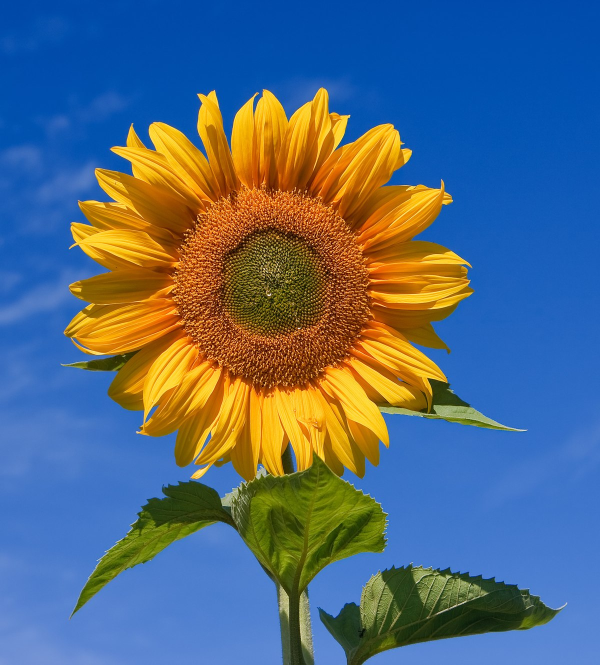
#> input picture Sunflower.jpg, 1200 x 1329 px (shown at 1/2 size)
$ jupyter execute --allow-errors 'C181208 IPLab 12.ipynb'   (older library calls are emulated)
#> lines starting #> are read from the running program, lines starting #| are printed output that depends on the picture; after the words box and inside, x2 and y2 are one past the last pixel; in counts of white or black regions, pixels touching at a corner belong together
# 1. (Freeman) Chain code

[cell 1]
import numpy as np
import matplotlib.pyplot as plt
freeman_code = [3, 3, 3, 3, 3, 4, 6, 5, 5, 0, 0, 6]
img = np.zeros((10,10))
x, y = 4, 4
img[y][x] = 1
for direction in freeman_code:
    if direction in [1,2,3]:
        y -= 1
    if direction in [5,6,7]:
        y += 1
    if direction in [3,4,5]:
        x -= 1
    if direction in [0,1,7]:
        x += 1
    img[y][x] = 1
plt.imshow(img, cmap='binary', vmin=0, vmax=1)
plt.show()
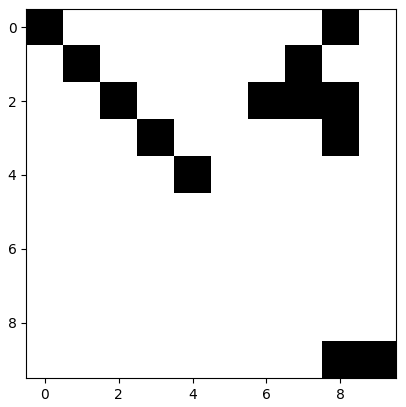
#> figure drawn by matplotlib, 1 panel

# 2. Histogram Oriented Gardiant (HOG)

[cell 2]
from skimage.io import imread
from skimage.transform import resize
from skimage.feature import hog
from skimage import exposure
import matplotlib.pyplot as plt
# reading the image
img = imread('Sunflower.jpg')
#> img is the input picture: shape (1329, 1200, 3); mean R, G, B 84.3, 106.1, 126.8
plt.axis("off")
plt.imshow(img)
print(img.shape)
#| (1329, 1200, 3)
# resizing image
resized_img = resize(img, (128*4, 100*4))
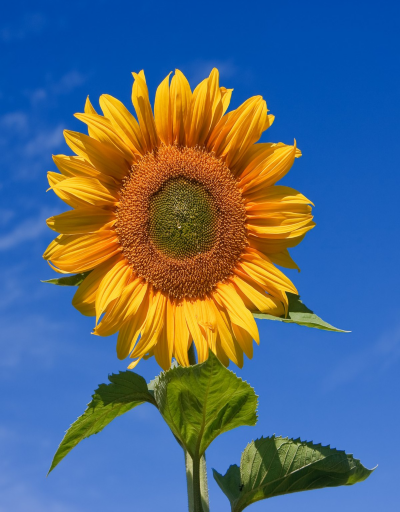
#> resized_img: shape (512, 400, 3) float64; mean R, G, B 0.331, 0.416, 0.497
plt.axis("off")
plt.imshow(resized_img)
print(resized_img.shape)
#| (512, 400, 3)
#creating hog features
fd, hog_image = hog(resized_img, orientations=9, pixels_per_cell=(8, 8),
 cells_per_block=(2, 2), visualize=True, multichannel=True)
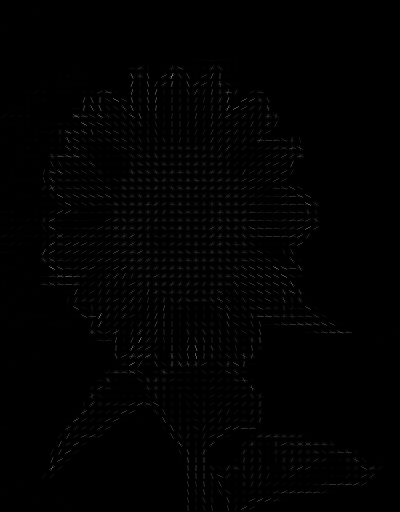
#> hog_image: shape (512, 400) float64; min 0, max 0.518, mean 0.00717
plt.axis("off")
plt.imshow(hog_image, cmap="gray")
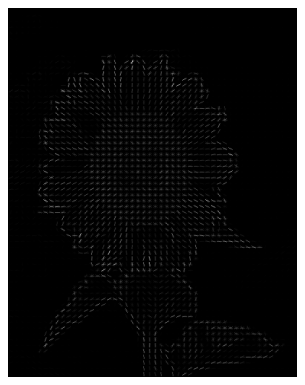
#> figure drawn by matplotlib, 1 panel

# 3. Local Binary Pattern (LBP)

#> (a cell that did not finish here is left out)

# 4. Skeleton

[cell 4]
from skimage.morphology import skeletonize
from skimage import data
import matplotlib.pyplot as plt
from skimage.util import invert
# Invert the horse image
image = invert(data.horse())
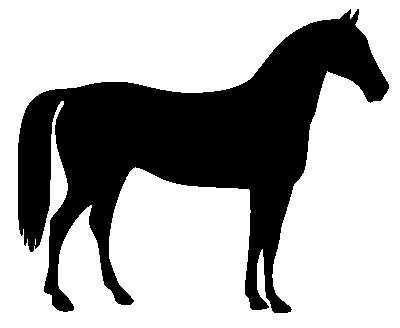
#> input picture skimage.data.horse(), 400 x 328 px
#> image: shape (328, 400) bool; 33.1% white; 1 white region, box (x1, y1, x2, y2) and area: (18, 9, 389, 313) 43412
# perform skeletonization
skeleton = skeletonize(image)
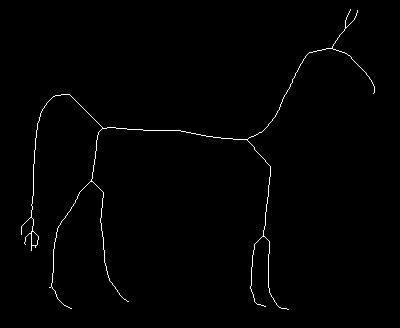
#> skeleton: shape (328, 400) bool; 0.91% white in thin lines or dots, all inside (x1, y1, x2, y2) = (21, 9, 375, 310)
# display results
fig, axes = plt.subplots(nrows=1, ncols=2, figsize=(8, 4),
                         sharex=True, sharey=True)

ax = axes.ravel()
ax[0].imshow(image, cmap=plt.cm.gray)
ax[0].axis('off')
ax[0].set_title('original', fontsize=20)
ax[1].imshow(skeleton, cmap=plt.cm.gray)
ax[1].axis('off')
ax[1].set_title('skeleton', fontsize=20)
fig.tight_layout()
plt.show()

# 5. Convex Hull

[cell 5]
import matplotlib.pyplot as plt
from skimage.morphology import convex_hull_image
from skimage import data, img_as_float
from skimage.util import invert
# The original image is inverted as the object must be white.
image = invert(data.horse())
chull = convex_hull_image(image)
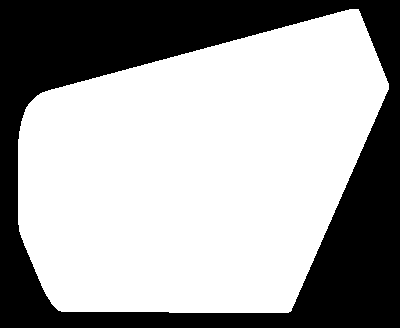
#> chull: shape (328, 400) bool; 63.9% white; 1 black region, box (x1, y1, x2, y2) and area: (0, 0, 400, 328) 47395
fig, axes = plt.subplots(1, 2, figsize=(8, 4))
ax = axes.ravel()
ax[0].set_title('Original picture')
ax[0].imshow(image, cmap=plt.cm.gray)
ax[0].set_axis_off()
ax[1].set_title('Transformed picture')
ax[1].imshow(chull, cmap=plt.cm.gray)
ax[1].set_axis_off()
plt.tight_layout()
plt.show()

# 6. Bounding Box

[cell 6]
import cv2
import matplotlib.pyplot as plt
image = cv2.imread('tir.png')
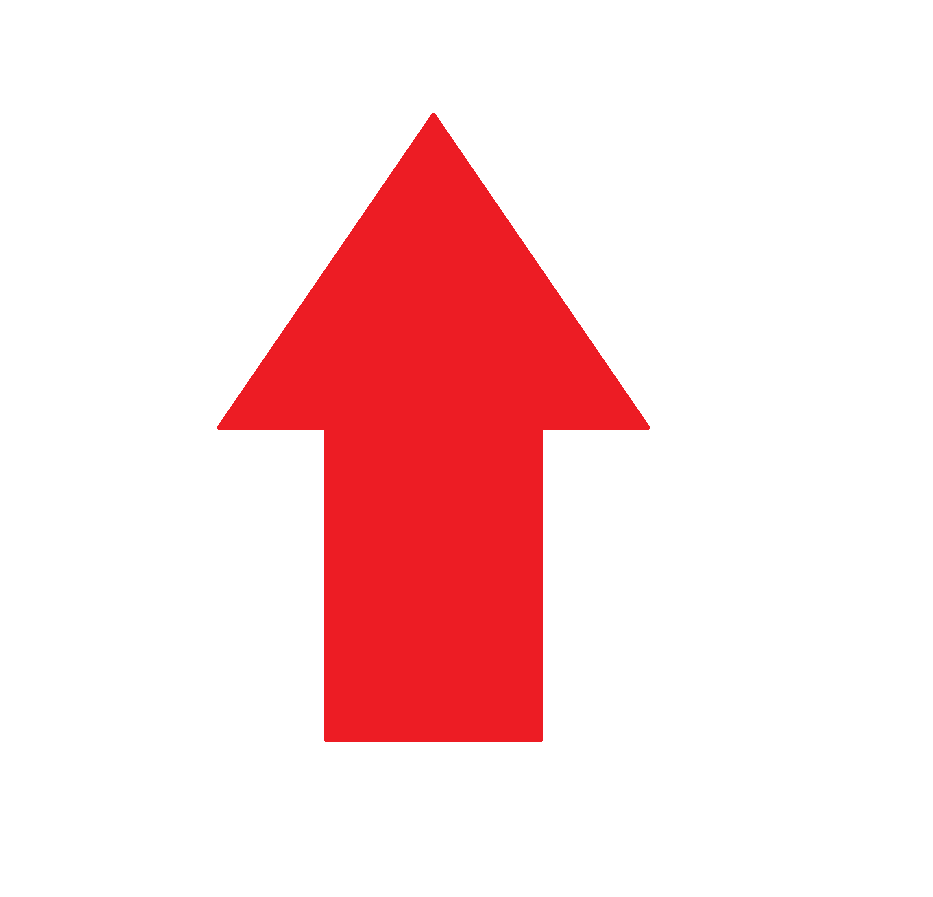
#> input picture tir.png, 933 x 897 px
#> image is the input picture: shape (897, 933, 3); mean B, G, R 218.9, 217.6, 252
copy = image.copy()
gray = cv2.cvtColor(image, cv2.COLOR_BGR2GRAY)
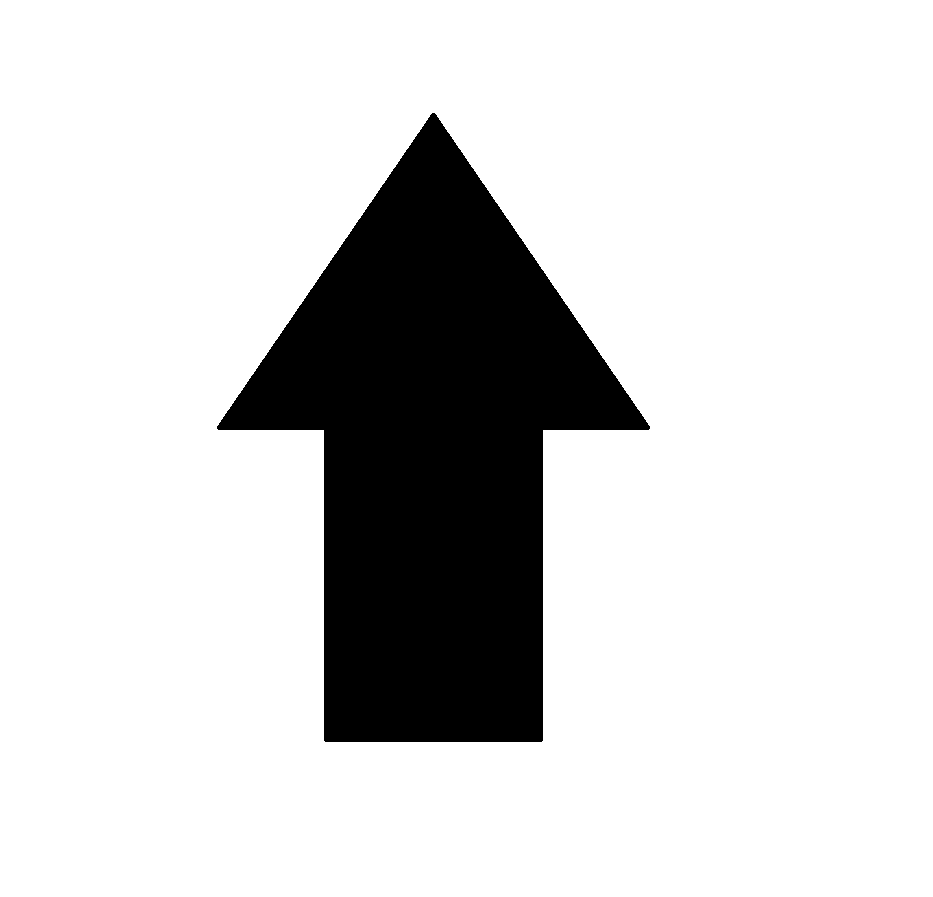
#> gray: shape (897, 933); values 91 (black) and 255 (white), 83.5% white; 1 black region, box (x1, y1, x2, y2) and area: (217, 113, 650, 742) 138059
thresh = cv2.threshold(gray,0,255,cv2.THRESH_OTSU + cv2.THRESH_BINARY)[1]
#> thresh: shape (897, 933); 83.5% white; 1 black region
cnts = cv2.findContours(thresh, cv2.RETR_EXTERNAL, cv2.CHAIN_APPROX_SIMPLE)
#> cnts = 1 contour; box (x1, y1, x2, y2) and area: (0, 0, 933, 897) 835072
cnts = cnts[0] if len(cnts) == 2 else cnts[1]
#> cnts = [[[0, 0], [0, 896], [932, 896], [932, 0]]]
ROI_number = 0
for c in cnts:
 x,y,w,h = cv2.boundingRect(c)
 ROI = image[y:y+h, x:x+w]
 cv2.imwrite('ROI_{}.png'.format(ROI_number), ROI)
 cv2.rectangle(copy,(x,y),(x+w,y+h),(36,255,12),2)
 ROI_number += 1
#> this loop made 1 pass
#> (c, x, y, w, h, ROI_number) on pass 1: ([[0, 0], [0, 896], [932, 896], [932, 0]], 0, 0, 933, 897, 1)
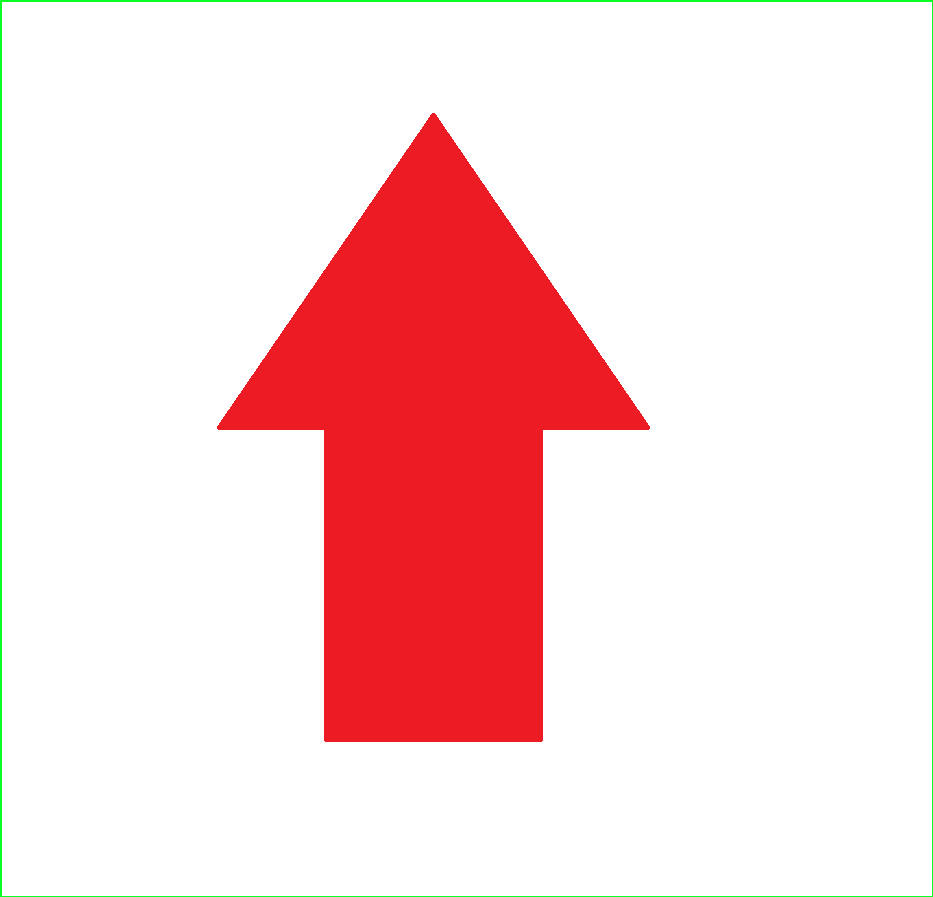
#> copy: shape (897, 933, 3); 0.65% of pixels changed, all inside (x1, y1, x2, y2) = (0, 0, 933, 897)
#> after the loop, ROI_number = 1
plt.imshow(copy)
